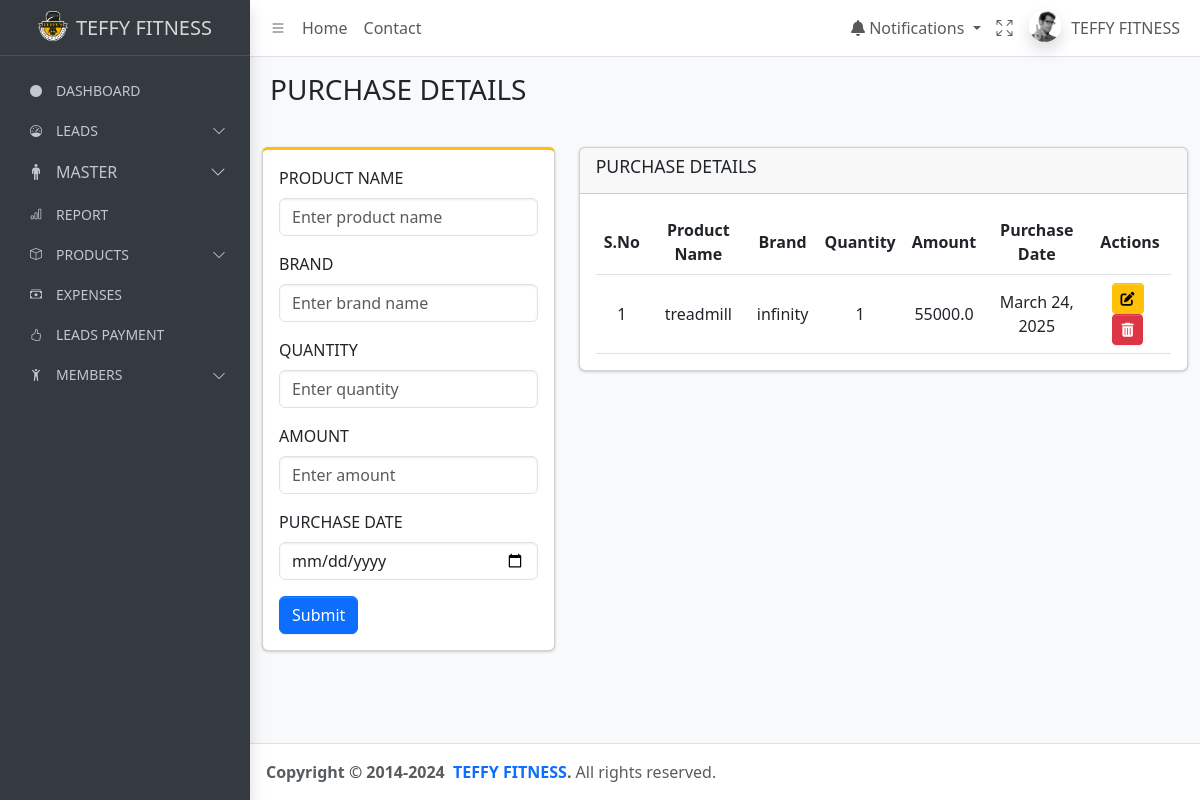
/purchase/, run on the app's committed database.
### teffyapp/models.py (models this page shows, shortened)
class Purchase(models.Model):
    product_name = models.CharField(max_length=100, null=True, blank=True)
    brand = models.CharField(max_length=50, null=True, blank=True)
    quantity = models.IntegerField()
    amount = models.FloatField(null=True, blank=True)
    purchase_date = models.DateField(auto_now_add=True)

### teffyapp/views.py (the view, shortened to what this page needs)
# urls.py: path('purchase/', purchase, name="purchase"),
def purchase(request):
    try:
        purchase = Purchase.objects.all()
        for item in purchase:
            print(item.purchase_date)
        return render(request, "purchase.html", {"purchase": purchase})
    except Exception as e:
        messages.error(request, f"An unexpected error occurred: {e}")
        return redirect("purchase")

### templates/purchase.html (shortened to what this page needs)
{% extends "base.html" %}
{% load static %}
{% block content %}
<main class="app-main">
    <div class="app-content-header">
        <div class="container-fluid">
            <div class="row">
                <div class="col-sm-6">
                    <h3 class="mb-0">PURCHASE DETAILS</h3>
                </div>
            </div>
        </div>
    </div>
    <div class="container-fluid">
        <div class="row">
            <div class="col-md-4">
                <div class="card card-warning card-outline mb-4">
                    <form id="planForm" method="POST">
                        <div class="card-body">
                            <div class="mb-3">
                                <label for="product_name" class="form-label">PRODUCT NAME</label>
                                <input type="text" id="product_name" class="form-control" name="product_name" placeholder="Enter product name">
                            </div>
                            <div class="mb-3">
                                <label for="brand" class="form-label">BRAND</label>
                                <input type="text" id="brand" class="form-control" name="brand" placeholder="Enter brand name">
                            </div>
                            <div class="mb-3">
                                <label for="quantity" class="form-label">QUANTITY</label>
                                <input type="number" id="quantity" class="form-control" name="quantity" placeholder="Enter quantity">
                            </div>
                            <div class="mb-3">
                                <label for="amount" class="form-label">AMOUNT</label>
                                <input type="number" id="amount" class="form-control" name="amount" placeholder="Enter amount">
                            </div>
                            <div class="mb-3">
                                <label for="purchase_date" class="form-label">PURCHASE DATE</label>
                                <input type="date" id="purchase_date" class="form-control" name="purchase_date" placeholder="Enter Purchase date" required>
                            </div>
                            <button type="submit" class="btn btn-primary">Submit</button>
                        </div>
                    </form>
                </div>
            </div>
            <div class="col-md-8">
                <div class="card mb-4">
                    <div class="card-header">
                        <h3 class="card-title">PURCHASE DETAILS</h3>
                    </div>
                    <div class="card-body">
                        <table class="table table-hover" id="purchaseTable">
                            <thead>
                                <tr>
                                    <th style="width:5px">S.No</th>
                                    <th>Product Name</th>
                                    <th>Brand</th>
                                    <th>Quantity</th>
                                    <th>Amount</th>
                                    <th>Purchase Date</th>
                                    <th>Actions</th>
                                </tr>
                            </thead>
                            <tbody>
                                {% for purchases in purchase %}
                                <tr>
                                    <td>{{ forloop.counter }}</td>
                                    <td>{{ purchases.product_name }}</td>
                                    <td>{{ purchases.brand }}</td>
                                    <td>{{ purchases.quantity }}</td>
                                    <td>{{ purchases.amount }}</td>
                                    <td>{{ purchases.purchase_date }}</td>
                                    <td>
                                        <a href="{% url 'edit-purchase' purchases.id %}" class="btn btn-warning btn-sm" title="Edit">
                                            <i class="fas fa-edit"></i>
                                        </a>
                                        <a href="{% url 'delete-purchase' purchases.id %}" class="btn btn-danger btn-sm" title="Delete" onclick="return confirm('Are you sure you want to delete this purchase?')">
                                            <i class="fas fa-trash-alt"></i>
                                        </a>
                                    </td>
                                </tr>
                                {% endfor %}
                            </tbody>
                        </table>
                    </div>
                </div>
            </div>
        </div>
    </div>
</main>
{% endblock content %}
{% block script %}
<link rel="stylesheet" type="text/css" href="https://cdn.datatables.net/1.12.1/css/jquery.dataTables.min.css">
{% endblock script %}

### data on the page
Purchase: product_name "treadmill", brand "infinity", quantity "1", amount "55000.0", purchase_date "March 24, 2025"
